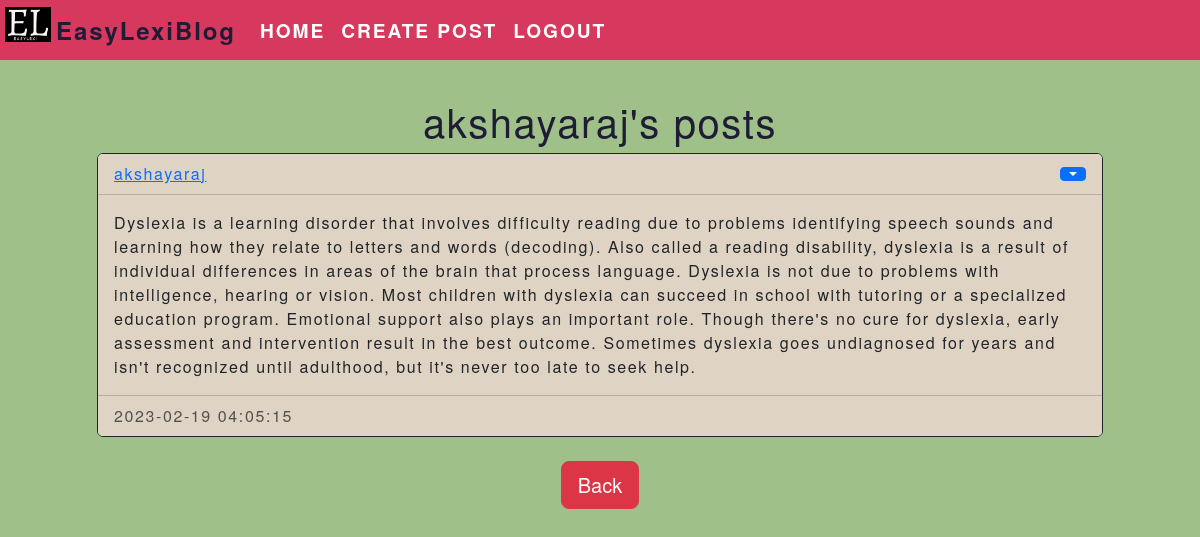
Page /post/akshayaraj (signed in) on the committed database.
### website/models.py (models this page shows)
class User(db.Model, UserMixin):
    id = db.Column(db.Integer, primary_key=True)
    email = db.Column(db.String(150), unique=True)
    username = db.Column(db.String(150), unique=True)
    password = db.Column(db.String(150))
    date_created = db.Column(db.DateTime(timezone=True), default=func.now())
    posts = db.relationship('Post',backref='user',passive_deletes=True)

class Post(db.Model):
    id = db.Column(db.Integer, primary_key=True)
    text = db.Column(db.Text, nullable=False)
    date_created = db.Column(db.DateTime(timezone=True), default=func.now())
    author = db.Column(db.Integer, db.ForeignKey('user.id',ondelete = "CASCADE"),nullable=False)

### website/views.py (the view)
@views.route("/post/<username>")
@login_required
def posts(username):
    user = User.query.filter_by(username=username).first()
    if not user:
        flash('No user with that username exists.', category='error')
        return redirect(url_for('views.home'))
    posts = Post.query.filter_by(author=user.id).all()
    return render_template("post.html", user=current_user, posts=posts, username=username)

### website/__init__.py (called while the page is built)
def create_app():
    app = Flask(__name__)
    app.config['SECRET_KEY'] = "helloworld"
    app.config['SQLALCHEMY_DATABASE_URI'] = f'sqlite:///{DB_NAME}'
    app.config['UPLOAD_FOLDER'] = UPLOAD_FOLDER
    db.init_app(app)
    from .views import views
    from .auth import auth
    app.register_blueprint(views, url_prefix="/")
    app.register_blueprint(auth, url_prefix="/")
    from .models import User, Post
    with app.app_context():
        db.create_all()
    login_manager = LoginManager()
    login_manager.login_view = "auth.login"
    login_manager.init_app(app)
    @login_manager.user_loader
    def load_user(id):
        return User.query.get(int(id))
    return app

### website/templates/post.html (shortened to what this page needs)
{% extends "postdiv.html" %}  {% block header %} {{username}}'s posts {% endblock %} {% block footer %}
    <div align="center">
      <a href="/home"
        ><button type="button" class="btn btn-danger btn-lg">Back</button></a>
    </div>
    {% endblock %}

### website/templates/postdiv.html (shortened to what this page needs)
{% extends "base3.html" %} {% block title %}Home{% endblock %} {% block content
    %}
    <h1 align="center" style=" padding-top: 2rem;">{% block header %}Posts{% endblock %}</h1>
    <div id="posts" style="padding-left: 2rem;padding-right: 2rem;">
      {% for post in posts %}
      <div class="card border-dark" >
        <div class="card-header d-flex justify-content-between align-items-center" style="background: #DFD3C3;">
          <a href="/post/{{post.user.username}}">{{post.user.username}}</a>
          {% if user.id == post.author %}
          <div class="btn-success btn-group ">
            <button
              type="button"
              class="btn btn-sm btn-primary dropdown-toggle"
              data-bs-toggle="dropdown"
            ></button>
          </div>
          {% endif %}
        </div>
        <div class="card-body" style="background: #DFD3C3;">
          <div class="card-text">{{post.text}}</div>
        </div>
        <div class="card-footer text-muted" style="background: #DFD3C3;">{{post.date_created}}</div>
      </div>
    <br > {% endfor %}
    </div>
    {% block footer %}{% endblock %} {% endblock %}

### website/static/styles/base2.css (style rules this page uses)
body { margin: 65px; background: #9FC088; font-family: Helvetica Neue,Helvetica,Arial,sans-serif; letter-spacing: 0.1em; font-weight: normal; font-style: normal; color: #1F1D36; }

### rows in the picture
User: username "akshayaraj"
Post: user.username "akshayaraj", text "Dyslexia is a learning disorder that involves difficulty reading due to problems identifying speech sounds and learning how they relate to letters and words (decoding). Also called a reading disability, dyslexia is a result of individual differences in areas of the brain that process language. Dyslexia is not due to problems with intelligence, hearing or vision. Most children with dyslexia can succeed in school with tutoring or a specialized education program. Emotional support also plays an important role. Though there's no cure for dyslexia, early assessment and intervention result in the best outcome. Sometimes dyslexia goes undiagnosed for years and isn't recognized until adulthood, but…", date_created "2023-02-19 04:05:15"
